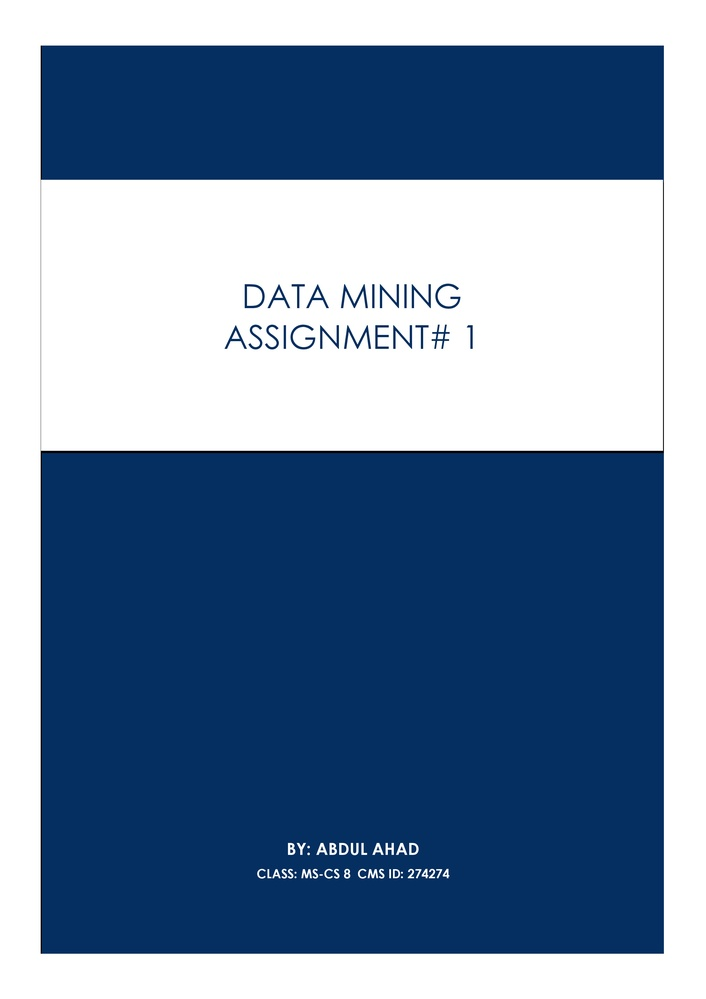
#> input picture temp-0.jpg, 706 x 999 px, shrunk from 2481 x 3508 before the run
$ jupyter execute 'Universal Converter.ipynb'
#> lines starting #> are read from the running program, lines starting #| are printed output that depends on the picture; after the words box and inside, x2 and y2 are one past the last pixel; in counts of white or black regions, pixels touching at a corner belong together
# Remove background from images

[cell 1]
import cv2
import os
import matplotlib.pyplot as plt
import tkinter as tk
from tkinter import filedialog

def remove_background():
    root = tk.Tk()
    root.withdraw()

    # Open file dialog to select image file
    file_path = filedialog.askopenfilename()
#> the answer given: temp-0.jpg
    # Read the image
    img = cv2.imread(file_path)
#> img is the input picture: shape (999, 706, 3); mean B, G, R 165.1, 137.1, 113.6

    # Convert image to grayscale
    gray = cv2.cvtColor(img, cv2.COLOR_BGR2GRAY)
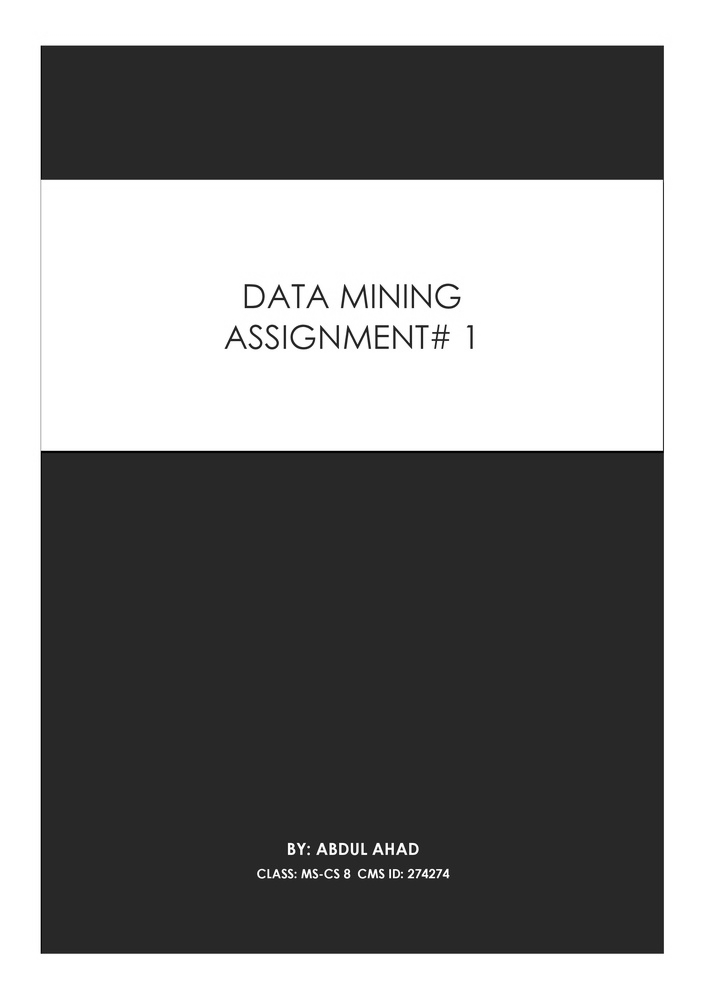
#> gray: shape (999, 706); min 0, max 255, mean 133.2

    # Apply thresholding to extract the foreground
    # object (the hand)
    ret, thresh = cv2.threshold(gray, 0, 255, cv2.THRESH_BINARY + cv2.THRESH_OTSU)
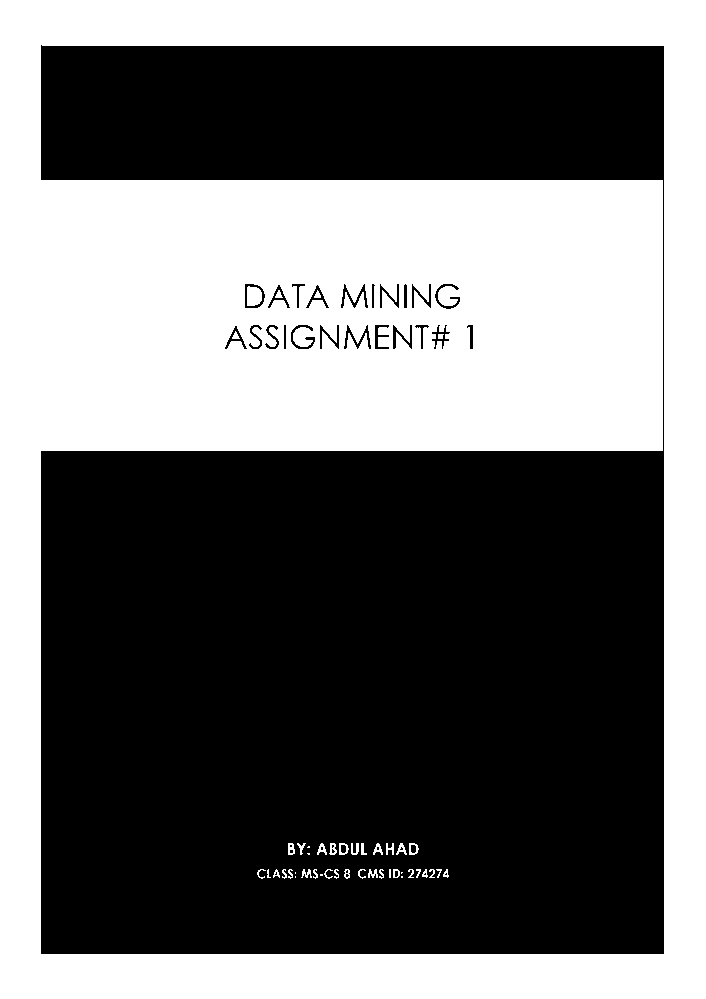
#> thresh: shape (999, 706); 43.5% white; 45 white regions (9 under 20 px), largest, box (x1, y1, x2, y2) and area: (0, 0, 706, 999) 305052, (247, 286, 262, 306) 259, (339, 843, 349, 855) 65
#> ret = 147

    # Remove the background
    foreground = cv2.bitwise_and(img, img, mask=thresh)

    # Get the file name and directory of the original image
    file_name, file_extension = os.path.splitext(os.path.basename(file_path))
    directory = os.path.dirname(file_path)

    # Save the foreground image in the same directory
    output_path = os.path.join(directory, file_name + "_foreground" + file_extension)
    cv2.imwrite(output_path, foreground)
    print("Foreground image saved to: " + output_path)

remove_background()

# Merge PDF files

[cell 2]
import os
from PyPDF2 import PdfFileMerger
from tkinter import filedialog

def merge_pdfs(output_file):
#> called with output_file = 'C:\\Users\\Ahad\\Desktop\\merged_pdf.pdf'
    root = tk.Tk()
    root.withdraw()

    #Select all the pdf files in the dialog to merge
    pdf_files = filedialog.askopenfilenames(title = "Select PDF files", filetypes = (("PDF files", "*.pdf"), ("all files", "*.*")))
#> the answer given: temp-1.jpg

    if len(pdf_files) == 0:
        print("No files selected")

    else:
        # Create a pdf merger object
        merger = PdfFileMerger()

        # Iterate through all pdf files
        for pdf_file in pdf_files:

            # Open each pdf file
            with open(pdf_file, 'rb') as file:

                # Add the pdf file to the merger
                merger.append(file)

        # Write the merged pdf to the output file
        with open(output_file, 'wb') as file:
            merger.write(file)

        merger.close()
        print(f"PDFs merged successfully and saved as {output_file}")

output_file = output_file = r'C:\Users\Ahad\Desktop\merged_pdf.pdf'
merge_pdfs(output_file)
#> (the call stopped at in merge_pdfs, `merger = PdfFileMerger()`: PyPDF2 is not available in this run)

# PDF to JPG

[cell 3]
from pdf2image import convert_from_path
import tkinter as tk
from tkinter import filedialog
import os
import fitz

[cell 4]
def pdf_to_jpg():
    root = tk.Tk()
    root.withdraw()
    pdf_file = filedialog.askopenfilename(title = "Select PDF file", filetypes = (("PDF files", "*.pdf"), ("all files", "*.*")))
#> the answer given: temp-1.jpg

    if pdf_file == '':
        print("No file selected")

    else:
        folder_path = filedialog.askdirectory(title = "Select output folder")
#> the answer given: .

        if folder_path == '':
            print("No folder selected")

        else:
            doc = fitz.open(pdf_file)

            for i in range(doc.page_count):
                page = doc[i]
                pix = page.get_pixmap()
                output = f'{folder_path}/page_{i}.jpg'
                pix.save(output)

            print(f"PDF {pdf_file} converted to jpeg and saved at {folder_path}")

pdf_to_jpg()
#> (the call stopped at in pdf_to_jpg, `doc = fitz.open(pdf_file)`: fitz is not available in this run)

# JPG to PDF

[cell 5]
import tkinter as tk
from PIL import Image
from tkinter import filedialog

[cell 6]
def image_to_pdf():
    root = tk.Tk()
    root.withdraw()
    image_file = filedialog.askopenfilename(title = "Select image file", filetypes = (("image files", "*.jpg;*.png;*.jpeg"), ("all files", "*.*")))
#> the answer given: temp-1.jpg

    if image_file == '':
        print("No file selected")

    else:
        pdf_file = filedialog.asksaveasfilename(title = "Save as",defaultextension='.pdf',filetypes = (("pdf files", "*.pdf"), ("all files", "*.*")))

        if pdf_file =='':
            print("No file selected")

        else:
            # Open the image file
            with Image.open(image_file) as image:

                # Create a pdf object
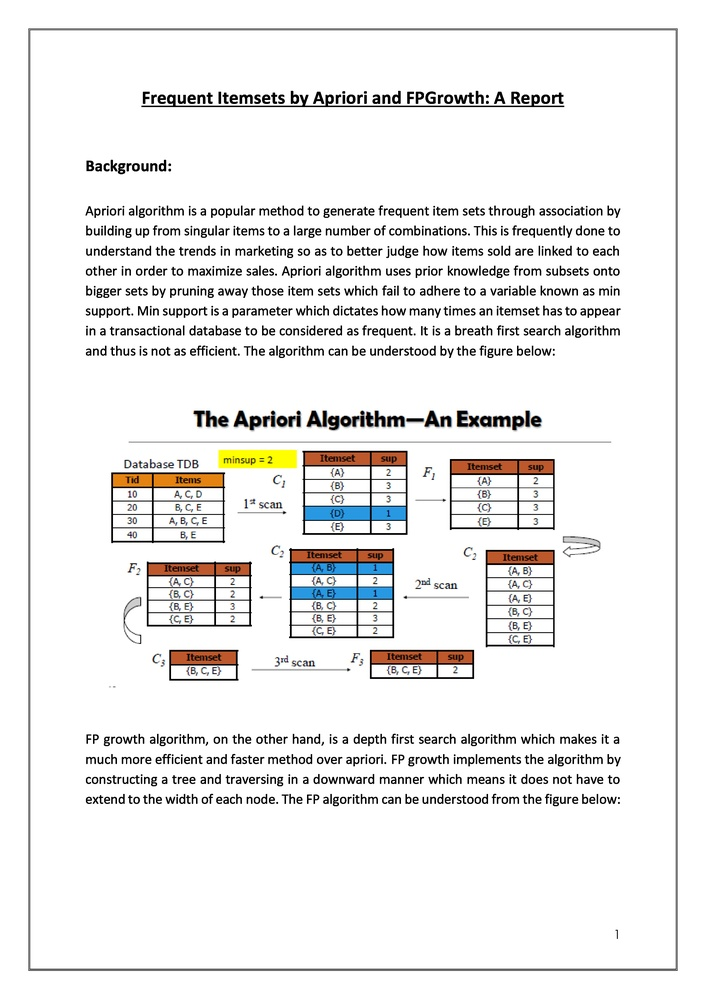
#> input picture temp-1.jpg, 706 x 999 px, shrunk from 2481 x 3508 before the run
#> image is the input picture: PIL image 706x999 RGB; mean R, G, B 237.6, 237, 236.4
                pdf = Image.new("RGB", image.size, (255, 255, 255))
#> pdf: PIL image 706x999 RGB; every value is 255
                pdf.paste(image, (0, 0))

                # Save the pdf
                pdf.save(pdf_file, "PDF", resolution = 100.0)
                print(f"Image {image_file} converted to pdf and saved as {pdf_file}")

image_to_pdf()

# Compress PDF

[cell 7]
import PyPDF2
import tkinter as tk
from tkinter import filedialog

[cell 8]
def compress_pdf():
    root = tk.Tk()
    root.withdraw()
    pdf_file = filedialog.askopenfilename(title = "Select PDF file", filetypes = (("PDF files", "*.pdf"), ("all files", "*.*")))
#> the answer given: temp-1.jpg

    if pdf_file == '':
        print("No file selected")

    else:
        compressed_pdf_file = filedialog.asksaveasfilename(title = "Save as",defaultextension='.pdf',filetypes = (("pdf files", "*.pdf"), ("all files", "*.*")))

        if compressed_pdf_file == '':
            print("No file selected")

        else:
            # Open the pdf file
            with open(pdf_file, 'rb') as file:
                pdf_reader = PyPDF2.PdfFileReader(file)
                pdf_writer = PyPDF2.PdfFileWriter()

                for page in range(pdf_reader.numPages):
                    pdf_writer.addPage(pdf_reader.getPage(page))
                pdf_writer.addMetadata({
                    '/Title': 'compressed pdf',
                    '/Author': 'User'
                })

                with open(compressed_pdf_file, 'wb') as output:
                    pdf_writer.write(output)
                print(f"PDF {pdf_file} is compressed and saved as {compressed_pdf_file}")

compress_pdf()
#> (the call stopped at in compress_pdf, `pdf_reader = PyPDF2.PdfFileReader(file)`: PyPDF2 is not available in this run)

# Split PDFs

[cell 9]
import PyPDF2
import tkinter as tk
from tkinter import filedialog

[cell 10]
def split_pdf():
    root = tk.Tk()
    root.withdraw()
    pdf_file = filedialog.askopenfilename(title = "Select PDF file", filetypes = (("PDF files", "*.pdf"), ("all files", "*.*")))
#> the answer given: temp-1.jpg

    if pdf_file =='':
        print("No file selected")

    else:
        folder_path = filedialog.askdirectory(title = "Select output folder")
#> the answer given: .

        if folder_path =='':
            print("No folder selected")

        else:
            num_of_pages = int(input("Enter the number of pages per split pdf file: "))
#> the answer given: 3
            # Open the pdf file
            with open(pdf_file, 'rb') as file:
                pdf_reader = PyPDF2.PdfFileReader(file)
                total_pages = pdf_reader.numPages

                for i in range(0, total_pages, num_of_pages):
                    pdf_writer = PyPDF2.PdfFileWriter()

                    for page in range(i, i + num_of_pages):
                        if page < total_pages:
                            pdf_writer.addPage(pdf_reader.getPage(page))
                    output_file = f'{folder_path}/split_{i}-{i + num_of_pages}.pdf'

                    with open(output_file, 'wb') as output:
                        pdf_writer.write(output)
                print(f"PDF {pdf_file} is splitted and saved at {folder_path}")

split_pdf()
#> (the call stopped at in split_pdf, `pdf_reader = PyPDF2.PdfFileReader(file)`: PyPDF2 is not available in this run)

# PDF to Word

[cell 11]
import PyPDF2
import docx
import tkinter as tk
from tkinter import filedialog

[cell 12]
def pdf_to_docx():
    root = tk.Tk()
    root.withdraw()
    pdf_file = filedialog.askopenfilename(title = "Select PDF file", filetypes = (("PDF files", "*.pdf"), ("all files", "*.*")))
#> the answer given: temp-1.jpg

    if pdf_file == '':
        print("No file selected")

    else:
        docx_file = filedialog.asksaveasfilename(title = "Save as",defaultextension='.docx',filetypes = (("Word files", "*.docx"), ("all files", "*.*")))

        if docx_file == '':
            print("No file selected")

        else:
            # Open the pdf file
            with open(pdf_file, 'rb') as file:
                pdf_reader = PyPDF2.PdfFileReader(file)
                text = ""

                for page in range(pdf_reader.numPages):
                    text += pdf_reader.getPage(page).extractText()
                doc = docx.Document()
                doc.add_paragraph(text)
                doc.save(docx_file)
                print(f"PDF {pdf_file} is converted to docx and saved as {docx_file}")

pdf_to_docx()
#> (the call stopped at in pdf_to_docx, `pdf_reader = PyPDF2.PdfFileReader(file)`: PyPDF2 is not available in this run)

# Alternate PDF to Word using Tesseract for one page PDFs

[cell 13]
from wand.image import Image as wi
from PIL import Image
import pytesseract
import docx
import tkinter as tk
from tkinter import filedialog
import os

def pdf_to_docx():
    root = tk.Tk()
    root.withdraw()
    pdf_file = filedialog.askopenfilename(title = "Select PDF file", filetypes = (("PDF files", "*.pdf"), ("all files", "*.*")))
#> the answer given: temp-1.jpg
    if pdf_file =='':
        print("No file selected")
    else:
        docx_file = filedialog.asksaveasfilename(title = "Save as",defaultextension='.docx',filetypes = (("Word files", "*.docx"), ("all files", "*.*")))
        if docx_file =='':
            print("No file selected")
        else:
            with wi(filename=pdf_file, resolution=300) as img:
                if os.path.exists('temp.jpg'):
                    os.remove('temp.jpg')
                img.save(filename=os.path.expanduser("~/Desktop/temp.jpg"))
                with Image.open("C:\\Users\\Ahad\\Desktop\\temp.jpg") as img:
                    text = pytesseract.image_to_string(img)
                    doc = docx.Document()
                    doc.add_paragraph(text)
                    doc.save(docx_file)
                    print(f"PDF {pdf_file} is converted to docx and saved as {docx_file}")

pdf_to_docx()
#> (the call stopped at in pdf_to_docx, `with wi(filename=pdf_file, resolution=300) as img:`: wand is not available in this run)

# Extract images from PDF

[cell 14]
import tkinter as tk
from tkinter import filedialog
from PyPDF2 import PdfFileReader
from PIL import Image

[cell 15]
def extract_images_from_pdf():
    root = tk.Tk()
    root.withdraw()
    pdf_file = filedialog.askopenfilename(title = "Select PDF file", filetypes = (("PDF files", "*.pdf"), ("all files", "*.*")))
#> the answer given: temp-1.jpg

    if pdf_file == '':
        print("No file selected")

    else:
        folder_path = filedialog.askdirectory(title = "Select folder to save images")
#> the answer given: .

        if folder_path == '':
            print("No folder selected")

        else:
            try:
                with open(pdf_file, 'rb') as f:
                    pdf = PdfFileReader(f)

                    for pg in range(pdf.getNumPages()):
                        page = pdf.getPage(pg)
                        xObject = page['/Resources']['/XObject'].getObject()

                        for obj in xObject:
                            if xObject[obj]['/Subtype'] == '/Image':
                                size = (xObject[obj]['/Width'], xObject[obj]['/Height'])
                                data = xObject[obj].getData()
                                img = Image.frombytes('RGB', size, data)
                                img_file = folder_path + '/image_' + str(pg) + '.jpg'
                                img.save(img_file)
                                print(f"image saved as {img_file}")

            except Exception as e:
                print(f"Error Occured: {e}")

extract_images_from_pdf()
#> (the call stopped at in extract_images_from_pdf, `pdf = PdfFileReader(f)`: PyPDF2 is not available in this run)
